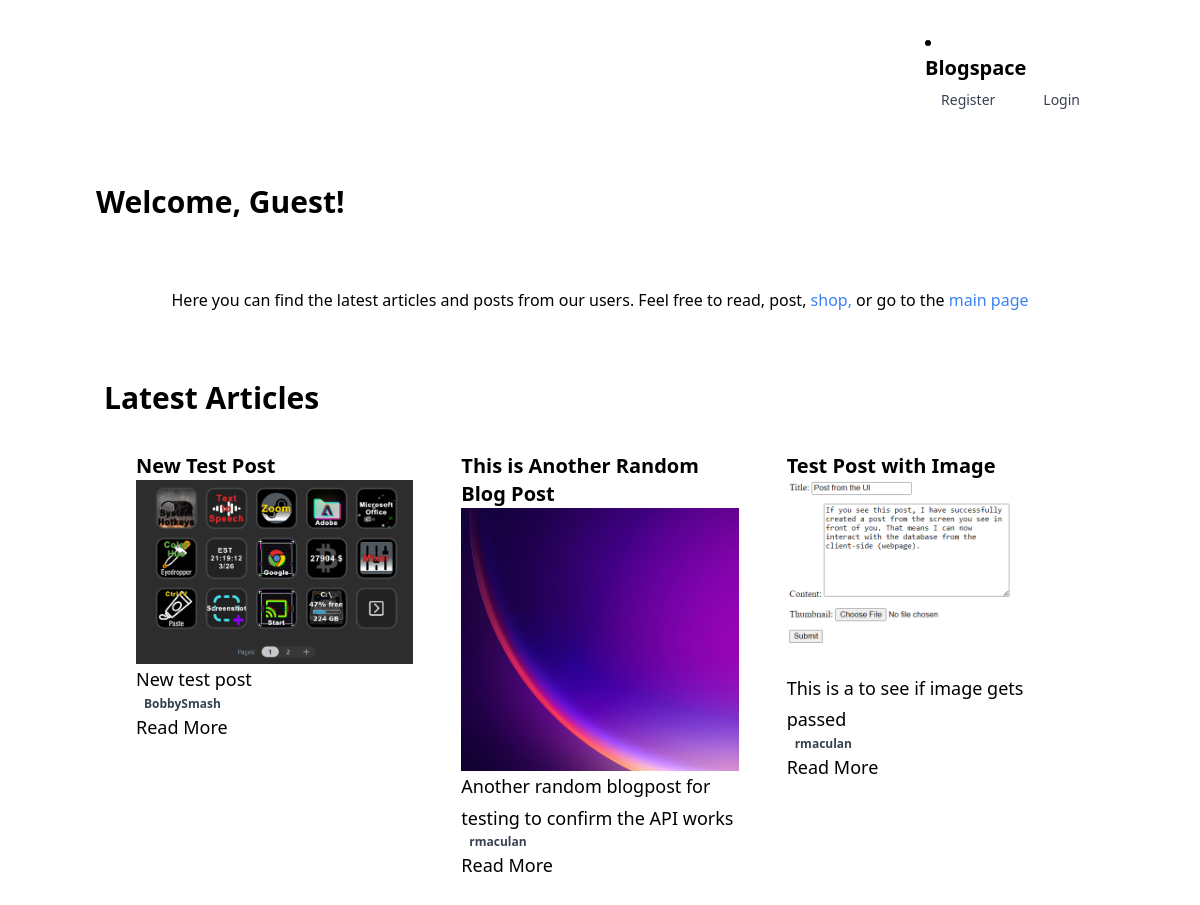
Before: /blog/ with the older database file.
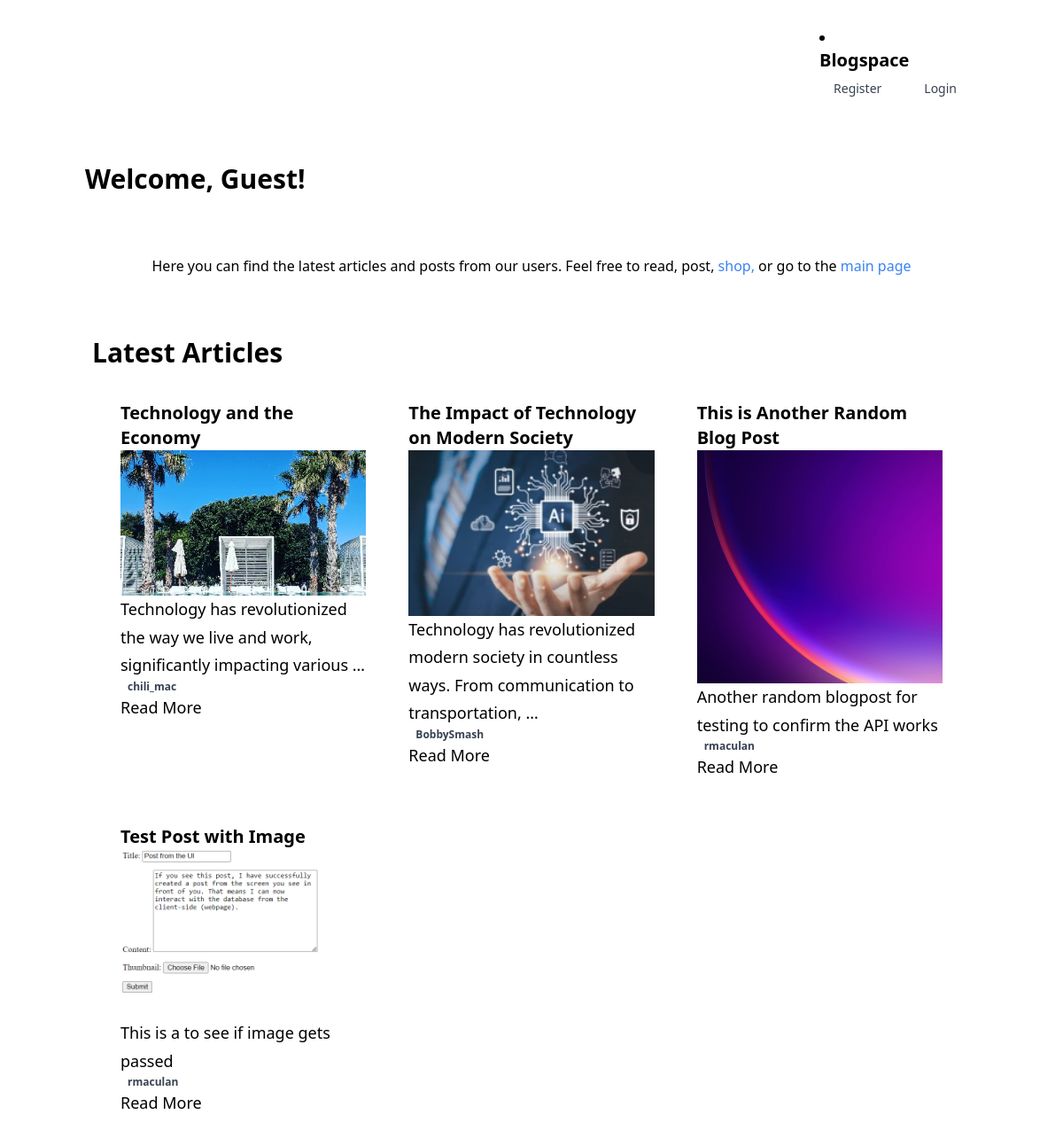
After: the same page with the newer database file.
### blog/models.py (models this page shows, shortened)
class Post(models.Model):
    STATUS_CHOICES = (
        ('draft', 'Draft'),
        ('published', 'Published'),
    )
    title = models.CharField(max_length=200)
    slug = models.SlugField(unique=True)
    content = models.TextField()
    status = models.CharField(
        max_length=10,
        choices=STATUS_CHOICES,
        default='draft'
        )
    publish_date = models.DateTimeField(auto_now_add=True)
    author = models.ForeignKey(settings.AUTH_USER_MODEL, on_delete=models.CASCADE)
    on_delete=models.CASCADE
    thumbnail = models.ImageField(
        upload_to='thumbnails/',
        blank=True,
        null=True
        )  # New field for thumbnail

### blog/views.py (the view)
# urls.py: path('', views.read_blog_posts, name='index'),
def read_blog_posts(request):
    blog_posts = Post.objects.all().order_by('-publish_date')
    username = request.session.get('username', 'Anonymous')  # Default to 'Anonymous' if not found
    print(f"Username from session: {username}")
    return render(
        request,
        'blog/index.html',
        {'posts': blog_posts,
         'username': username
         })

### templates/blog/index.html (shortened to what this page needs)
{% load static %}
<html lang="en">
  <head>
    <link rel="stylesheet" href="{% static 'css/style.css' %}">
    <link rel="stylesheet" href="https://cdnjs.cloudflare.com/ajax/libs/font-awesome/6.0.0-beta3/css/all.min.css">
    <link href="https://cdn.jsdelivr.net/npm/tailwindcss@2.2.19/dist/tailwind.min.css" rel="stylesheet">
    <script src="https://cdn.tailwindcss.com"></script>
    <link rel="stylesheet" href="https://cdnjs.cloudflare.com/ajax/libs/font-awesome/6.0.0-beta3/css/all.min.css">
    <link href="https://cdn.jsdelivr.net/npm/tailwindcss@2.2.19/dist/tailwind.min.css" rel="stylesheet">
    <link rel="stylesheet" href="{% static 'css/style.css' %}">
  </head>
  <body>
    <div x-data="{ isOpen: false }">
      <nav class="bg-white border-gray-200 px-2 sm:px-4 py-2.5 rounded dark:bg-gray-900">
        <div class="container flex flex-wrap items-center justify-between mx-auto">
          <a href="{% url 'blog:index' %}" class="flex items-center">
            <li>
              <a href="{% url 'blog:index' %}" class="flex items-center self-start">
                <span
                  class="self-center text-xl font-semibold whitespace-nowrap
                    dark:text-white"
                  >
                  Blogspace
                </span>
              </a>
              <div class="hidden md:flex space-x-4">
                {% if user.is_authenticated %}
                <a
                  href="{% url 'blog:my_posts' %}"
                  class="block px-4 py-2 text-sm text-gray-700
                    hover:bg-gray-100 hover:text-gray-900
                    dark:text-gray-200 dark:hover:bg-gray-700
                    dark:hover:text-gray-100"
                  role="menuitem"
                >
                    My Blogs
                </a>
                <a
                  href="{% url 'blog:create_blog_post' %}"
                  class="block px-4 py-2 text-sm text-gray-700
                    hover:bg-gray-100 hover:text-gray-900
                    dark:text-gray-200 dark:hover:bg-gray-700
                    dark:hover:text-gray-100"
                  role="menuitem"
                >
                    Post Blog
                </a>
                <a
                  href="{% url 'blog:profile' %}"
                  class="block px-4 py-2 text-sm text-gray-700
                    hover:bg-gray-100 hover:text-gray-900
                    dark:text-gray-200 dark:hover:bg-gray-700
                    dark:hover:text-gray-100"
                  role="menuitem"
                  >
                    Profile
                </a>
                <a
                  href="{% url 'blog:logout' %}"
                  class="block px-4 py-2 text-sm text-gray-700
                    hover:bg-gray-100 hover:text-gray-900 dark:text-gray-200
                    dark:hover:bg-gray-700 dark:hover:text-gray-100"
                  role="menuitem"
                  >
                    Logout
                </a>
                {% else %}
                <a
                  href="{% url 'blog:register' %}"
                  class="block px-4 py-2 text-sm text-gray-700
                    hover:bg-gray-100 hover:text-gray-900 dark:text-gray-200
                    dark:hover:bg-gray-700 dark:hover:text-gray-100"
                  role="menuitem"
                >
                    Register
                </a>
                <a
                  href="{% url 'blog:login' %}"
                  class="block px-4 py-2 text-sm text-gray-700
                    hover:bg-gray-100 hover:text-gray-900 dark:text-gray-200
                    dark:hover:bg-gray-700 dark:hover:text-gray-100"
                  role="menuitem"
                >
                    Login
                </a>
                {% endif %}
              </div>
            </li>
        </div>
      </nav>
    </div>
      <div class="container mx-auto px-2 py-4">
          <h1 class="text-3xl font-bold mb-4">
            {% if user.is_authenticated %}
            Welcome, {{ user.username }}!
            {% else %}
            Welcome, Guest!
            {% endif %}
          </h1>
      </div>
        <div class="container mx-auto px-2 py-4">
          <p class="text-center">
            Here you can find the latest articles and posts from our users.
            Feel free to read, post,
            <a
              href="{% url 'marketplace:index' %}"
              class="text-blue-500 hover:underline"
              >
              shop,
            </a>
            or go to the
            <a
              href="{% url 'landing' %}"
              class="text-blue-500 hover:underline"
              >
              main page
            </a>
          </p>
        </div>
    <main class="container mx-auto px-4 py-8">
        <h1 class="text-3xl font-bold mb-4">
        Latest Articles
        </h1>
        <div class="container mx-auto px-4">
          <div class="grid grid-cols-1 md:grid-cols-2 lg:grid-cols-3 gap-4">
            {% for post in posts %}
            <div class="col-span-1 md:col-span-1 lg:col-span-1">
              <article class="blog-content prose prose-lg max-w-none p-4">
                <h2 class="text-xl font-bold">{{ post.title }}</h2>
                {% if post.thumbnail %}
                <img
                  src="{{ post.thumbnail.url }}"
                  alt="{{ post.title }}"
                  width="1000"
                  height="600"
                />
                {% endif %}
                 <p>{{ post.content | truncatewords:12 }}</p>
                <div class="ml-2 text-xs">
                  <span class="block font-semibold text-gray-700">
                    {{ post.author }}
                  </span>
                </div>
                <a
                  href="{% url 'blog:post_detail' post.id %}"
                  class="btn btn-primary mt-4"
                  >
                  Read More
                </a>
              </article>
            </div>
            {% endfor %}
          </div>
      </main>
  </body>
</html>

### static/css/style.css (style rules this page uses)
.container { max-width: 1200px; margin-top: 20px; margin-bottom: 20px; margin-left: auto; margin-right: auto; padding-left: 1rem; padding-right: 1rem; }
.font-bold { font-weight: 700; }
.flex { display: flex; }
.justify-between { justify-content: space-between; }
.items-center { align-items: center; }
.px-4 { padding-left: 1rem; padding-right: 1rem; }
.py-4 { padding-top: 1rem; padding-bottom: 1rem; }
.container { width: 100%; margin-left: auto; margin-right: auto; padding-left: 1rem; padding-right: 1rem; }
.mx-auto { margin-left: auto; margin-right: auto; }
.prose { max-width: 65ch; margin-left: auto; margin-right: auto; padding-left: 1rem; padding-right: 1rem; }
.prose-lg { font-size: 1.125rem; line-height: 1.75; }
.max-w-none { max-width: none; }
.text-3xl { font-size: 1.875rem; }
.mb-4 { margin-bottom: 1rem; }
.text-xl { font-size: 1.25rem; }
.font-semibold { font-weight: 600; }
.text-gray-700 { color: #4b5563; }

Changed rows visible on the page:
removed Post: title "New Test Post", thumbnail (picture), content "New test post", author "BobbySmash"
added Post: title "Technology and the Economy", thumbnail (picture), content "Technology has revolutionized the way we live and work, significantly impacting various …", author "chili_mac"
added Post: title "The Impact of Technology on Modern Society", thumbnail (picture), content "Technology has revolutionized modern society in countless ways. From communication to transportation, …", author "BobbySmash"
